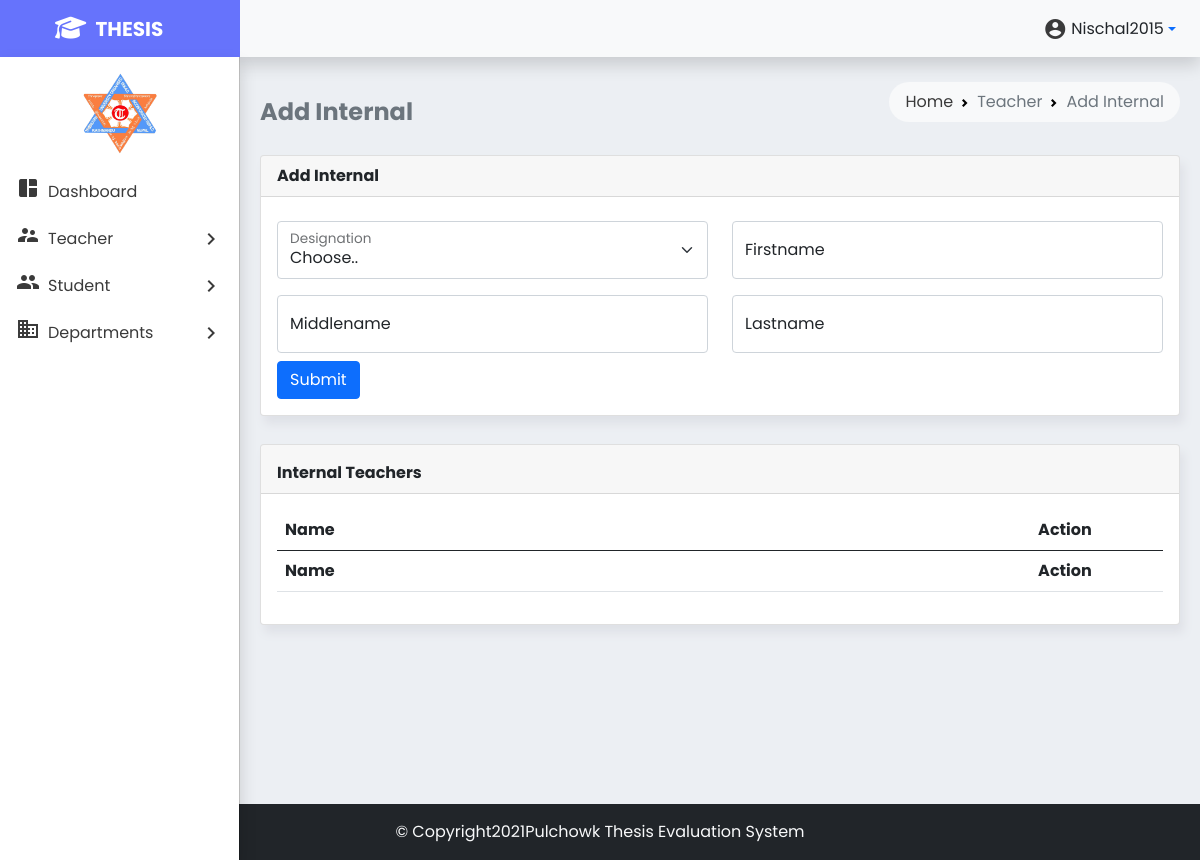
The page /addInternal.php (signed in) on the database as committed earlier.
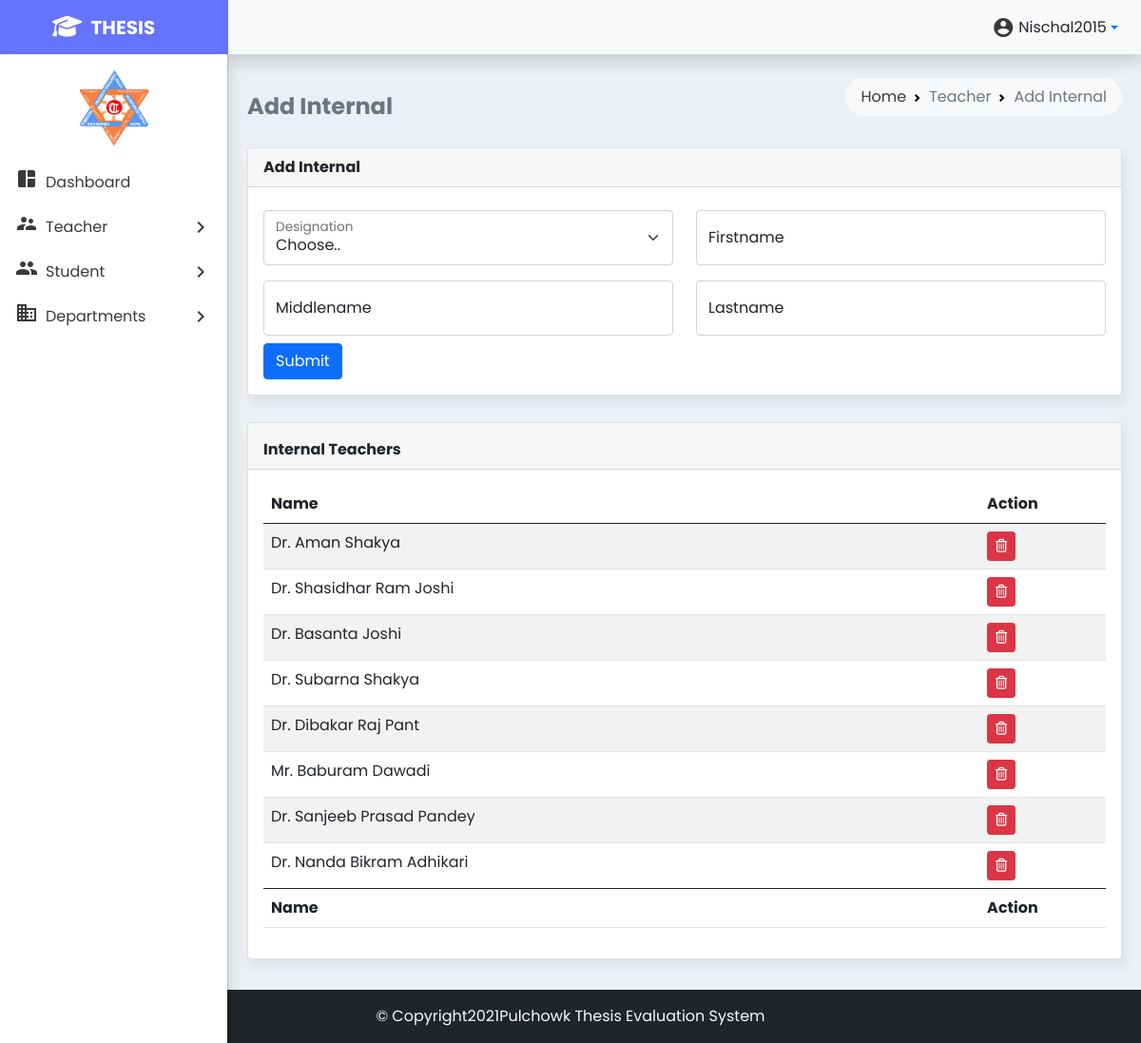
The same page on the database as committed later.
### tables this page shows
CREATE TABLE `teacher` (
  `teacher_id` int(10) NOT NULL,
  `teacher_fname` varchar(20) NOT NULL,
  `teacher_mname` varchar(15) DEFAULT NULL,
  `teacher_lname` varchar(20) NOT NULL,
  `teacher_post` varchar(5) NOT NULL
);

### addInternal.php (the view, shortened to what the changed rows need)
<!doctype html>
<html lang="en">
<head>
    <link href="https://cdn.jsdelivr.net/npm/bootstrap@5.0.2/dist/css/bootstrap.min.css" rel="stylesheet"
>
    <link href="https://cdn.datatables.net/1.10.25/css/dataTables.bootstrap5.min.css" rel="stylesheet">
    <link href="styles/style.min.css" rel="stylesheet">
</head>
<body>
        <?php include 'partials/_dbconnect.php'; ?>
    <main class="mt-1 p-2" style="min-height:800px">
        <div class="container-fluid">
            <div class="row">
                <div class="col-md-12">
                    <div class="mt-1 card mb-4">
                        <div class="card-body">
                            <div class="table-responsive">
                                <table class="table table-hover table-striped" id="internal-list" style="width:100%">
                                    <colgroup>
                                    </colgroup>
                                    <thead>
                                        <tr>
                                            <th>Name</th>
                                            <th>Action</th>
                                        </tr>
                                    </thead>
                                    <tbody><?php $sql="SELECT * from `teacher`";$result=mysqli_query($conn,$sql);while($row=mysqli_fetch_assoc($result)){echo '
<tr>
<td>'.$row['teacher_post'].' '.$row['teacher_fname'].' '.$row['teacher_mname'].' '.$row['teacher_lname'].'</td>
<td>
<button type="button" class="delete btn btn-danger btn-sm" id="'.$row['teacher_id'].'" data-bs-toggle="tooltip" data-bs-placement="bottom" title="Delete"><i class="fa fa-trash-o"></i>
</button>
</td>
</tr>';} ?></tbody>
                                    <tfoot>
                                        <tr>
                                            <th>Name</th>
                                            <th>Action</th>
                                        </tr>
                                    </tfoot>
                                </table>
                            </div>
                        </div>
                    </div>
                </div>
            </div>
        </div>
    </main>
</body>
</html>

Rows that differ between the two databases and show on the page:
added teacher: teacher_post "Dr.", teacher_fname "Aman", teacher_lname "Shakya"
added teacher: teacher_post "Dr.", teacher_fname "Shasidhar", teacher_mname "Ram", teacher_lname "Joshi"
added teacher: teacher_post "Dr.", teacher_fname "Basanta", teacher_lname "Joshi"
added teacher: teacher_post "Dr.", teacher_fname "Subarna", teacher_lname "Shakya"
added teacher: teacher_post "Dr.", teacher_fname "Dibakar", teacher_mname "Raj", teacher_lname "Pant"
added teacher: teacher_post "Mr.", teacher_fname "Baburam", teacher_lname "Dawadi"
added teacher: teacher_post "Dr.", teacher_fname "Sanjeeb", teacher_mname "Prasad", teacher_lname "Pandey"
added teacher: teacher_post "Dr.", teacher_fname "Nanda", teacher_mname "Bikram", teacher_lname "Adhikari"
